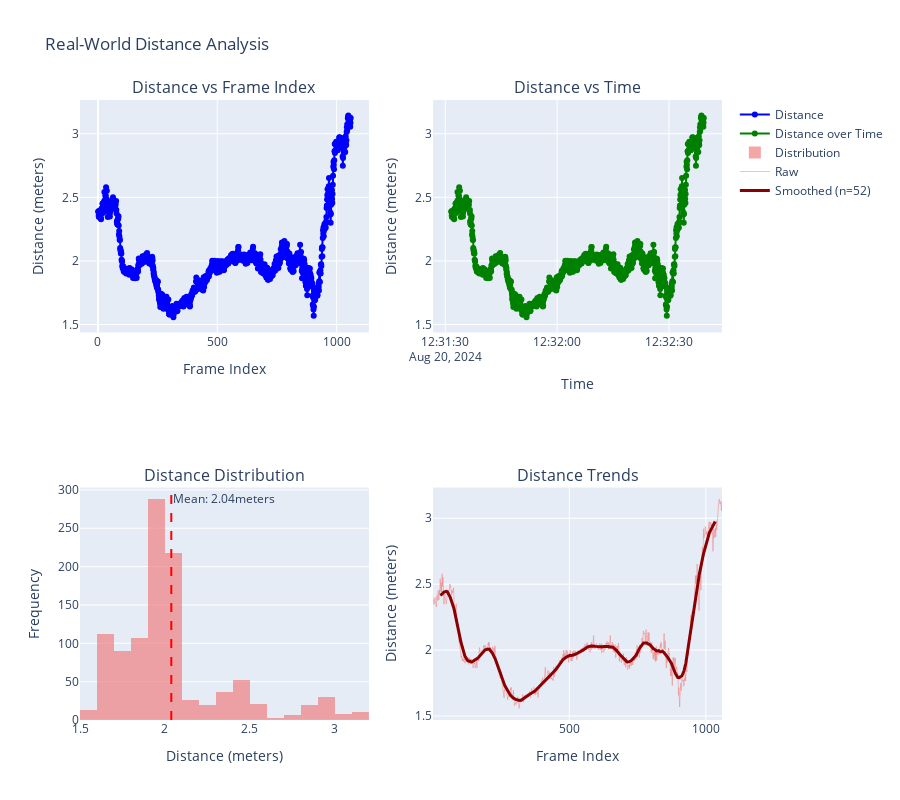

Here is the notebook cell this chart was saved with:
### Code cell
iau.VisualizationEngine.plot_distance_analysis(distance_results, "Real-World Distance Analysis")

### Figure 1 — Plotly figure (JSON) as saved in the notebook; plotly's stock layout.template omitted (floating-point values rounded to 4 significant figures; data arrays with more than 128 entries replaced by an {"elided": "..."} marker saying what was removed)
{"data": [{"line": {"color": "blue"}, "mode": "lines+markers", "name": "Distance", "type": "scatter", "x": {"elided": "1059 int values"}, "xaxis": "x", "y": {"elided": "1059 float values"}, "yaxis": "y"}, {"line": {"color": "green"}, "mode": "lines+markers", "name": "Distance over Time", "type": "scatter", "x": {"elided": "1059 str values"}, "xaxis": "x2", "y": {"elided": "1059 float values"}, "yaxis": "y2"}, {"marker": {"color": "lightcoral"}, "name": "Distribution", "nbinsx": 30, "opacity": 0.7, "type": "histogram", "x": {"elided": "1059 float values"}, "xaxis": "x3", "yaxis": "y3"}, {"line": {"color": "lightcoral", "width": 1}, "mode": "lines", "name": "Raw", "opacity": 0.5, "type": "scatter", "x": {"elided": "1059 int values"}, "xaxis": "x4", "y": {"elided": "1059 float values"}, "yaxis": "y4"}, {"line": {"color": "darkred", "width": 3}, "mode": "lines", "name": "Smoothed (n=52)", "type": "scatter", "x": {"elided": "1059 int values"}, "xaxis": "x4", "y": {"elided": "1059 float values"}, "yaxis": "y4"}], "layout": {"annotations": [{"font": {"size": 16}, "showarrow": false, "text": "Distance vs Frame Index", "x": 0.225, "xanchor": "center", "xref": "paper", "y": 1, "yanchor": "bottom", "yref": "paper"}, {"font": {"size": 16}, "showarrow": false, "text": "Distance vs Time", "x": 0.775, "xanchor": "center", "xref": "paper", "y": 1, "yanchor": "bottom", "yref": "paper"}, {"font": {"size": 16}, "showarrow": false, "text": "Distance Distribution", "x": 0.225, "xanchor": "center", "xref": "paper", "y": 0.375, "yanchor": "bottom", "yref": "paper"}, {"font": {"size": 16}, "showarrow": false, "text": "Distance Trends", "x": 0.775, "xanchor": "center", "xref": "paper", "y": 0.375, "yanchor": "bottom", "yref": "paper"}, {"showarrow": false, "text": "Mean: 2.04meters", "x": 2.037, "xanchor": "left", "xref": "x3", "y": 1, "yanchor": "top", "yref": "y3 domain"}], "height": 800, "shapes": [{"line": {"color": "red", "dash": "dash"}, "type": "line", "x0": 2.037, "x1": 2.037, "xref": "x3", "y0": 0, "y1": 1, "yref": "y3 domain"}], "showlegend": true, "title": {"text": "Real-World Distance Analysis"}, "xaxis": {"anchor": "y", "domain": [0, 0.45], "title": {"text": "Frame Index"}}, "xaxis2": {"anchor": "y2", "domain": [0.55, 1], "title": {"text": "Time"}}, "xaxis3": {"anchor": "y3", "domain": [0, 0.45], "title": {"text": "Distance (meters)"}}, "xaxis4": {"anchor": "y4", "domain": [0.55, 1], "title": {"text": "Frame Index"}}, "yaxis": {"anchor": "x", "domain": [0.625, 1], "title": {"text": "Distance (meters)"}}, "yaxis2": {"anchor": "x2", "domain": [0.625, 1], "title": {"text": "Distance (meters)"}}, "yaxis3": {"anchor": "x3", "domain": [0, 0.375], "title": {"text": "Frequency"}}, "yaxis4": {"anchor": "x4", "domain": [0, 0.375], "title": {"text": "Distance (meters)"}}}}
